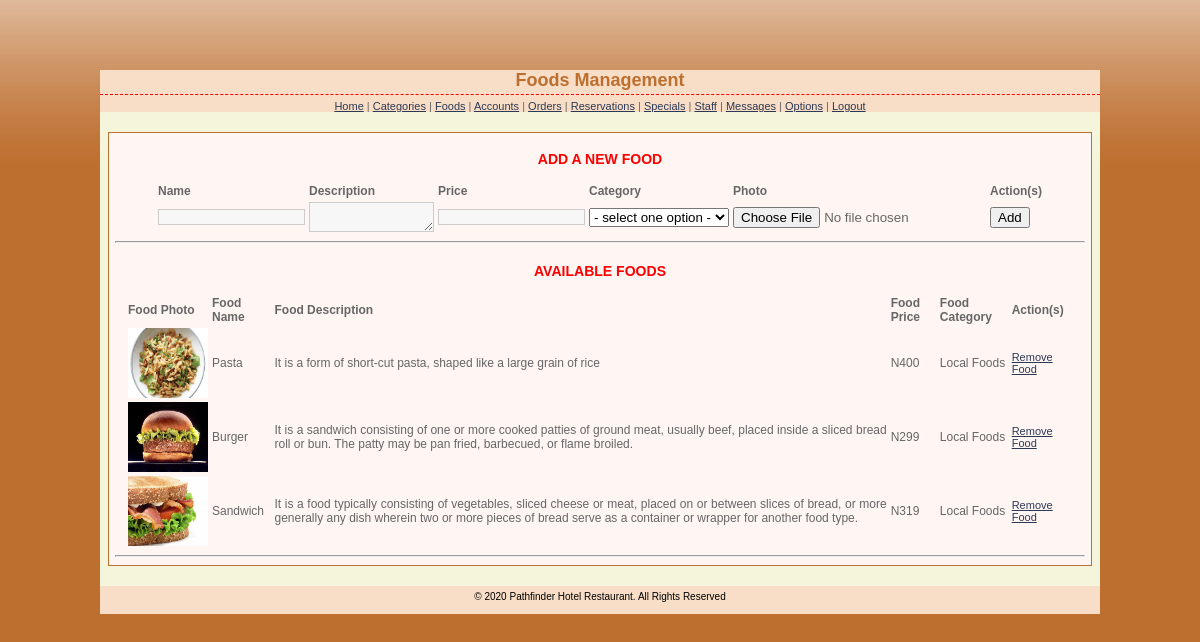
The page /admin/foods.php (signed in) on the database its author committed.
### tables this page shows
CREATE TABLE `food_details` (
  `food_id` int(15) NOT NULL,
  `food_name` varchar(45) NOT NULL,
  `food_description` text NOT NULL,
  `food_price` float NOT NULL,
  `food_photo` varchar(45) NOT NULL,
  `food_category` int(15) NOT NULL
);

CREATE TABLE `currencies` (
  `currency_id` int(5) NOT NULL,
  `currency_symbol` varchar(15) NOT NULL,
  `flag` int(1) NOT NULL
);

CREATE TABLE `categories` (
  `category_id` int(15) NOT NULL,
  `category_name` varchar(45) NOT NULL
);

### admin/foods.php (the view, shortened to what this page needs)
<?php
    $result=mysql_query("SELECT * FROM food_details,categories WHERE food_details.food_category=categories.category_id")
    or die("There are no records to display ... \n" . mysql_error());
?>
<?php
    $categories=mysql_query("SELECT * FROM categories")
    or die("There are no records to display ... \n" . mysql_error());
?>
<?php
    $flag_1 = 1;
    $currencies=mysql_query("SELECT * FROM currencies WHERE flag='$flag_1'")
    or die("A problem has occured ... \n" . "Our team is working on it at the moment ... \n" . "Please check back after few hours.");
?>
<!DOCTYPE html PUBLIC "-//W3C//DTD XHTML 1.0 Transitional//EN" "http://www.w3.org/TR/xhtml1/DTD/xhtml1-transitional.dtd">
<html xmlns="http://www.w3.org/1999/xhtml">
<head>
<link href="stylesheets/admin_styles.css" rel="stylesheet" type="text/css" />
</head>
<body>
<div id="page">
<div id="header">
<h1>Foods Management </h1>
<a href="index.php">Home</a> | <a href="categories.php">Categories</a> | <a href="foods.php">Foods</a> | <a href="accounts.php">Accounts</a> | <a href="orders.php">Orders</a> | <a href="reservations.php">Reservations</a> | <a href="specials.php">Specials</a> | <a href="allocation.php">Staff</a> | <a href="messages.php">Messages</a> | <a href="options.php">Options</a> | <a href="logout.php">Logout</a>
</div>
<div id="container">
<table width="760" align="center">
<CAPTION><h3>ADD A NEW FOOD</h3></CAPTION>
<form name="foodsForm" id="foodsForm" action="foods-exec.php" method="post" enctype="multipart/form-data" onsubmit="return foodsValidate(this)">
<tr>
    <th>Name</th>
    <th>Description</th>
    <th>Price</th>
    <th>Category</th>
    <th>Photo</th>
    <th>Action(s)</th>
</tr>
<tr>
    <td><input type="text" name="name" id="name" class="textfield" /></td>
    <td><textarea name="description" id="description" class="textfield" rows="2" cols="15"></textarea></td>
    <td><input type="text" name="price" id="price" class="textfield" /></td>
    <td width="168"><select name="category" id="category">
    <option value="select">- select one option -
    <?php
    while ($row=mysql_fetch_array($categories)){
    echo "<option value=$row[category_id]>$row[category_name]";
    }
    ?>
    </select></td>
    <td><input type="file" name="photo" id="photo"/></td>
    <td><input type="submit" name="Submit" value="Add" /></td>
</tr>
</form>
</table>
<hr>
<table width="950" align="center">
<CAPTION><h3>AVAILABLE FOODS</h3></CAPTION>
<tr>
<th>Food Photo</th>
<th>Food Name</th>
<th>Food Description</th>
<th>Food Price</th>
<th>Food Category</th>
<th>Action(s)</th>
</tr>
<?php
$symbol=mysql_fetch_assoc($currencies);
while ($row=mysql_fetch_array($result)){
echo "<tr>";
echo '<td><img src=../images/'. $row['food_photo']. ' width="80" height="70"></td>';
echo "<td>" . $row['food_name']."</td>";
echo "<td>" . $row['food_description']."</td>";
echo "<td>" . $symbol['currency_symbol']. "" . $row['food_price']."</td>";
echo "<td>" . $row['category_name']."</td>";
echo '<td><a href="delete-food.php?id=' . $row['food_id'] . '">Remove Food</a></td>';
echo "</tr>";
}
?>
</table>
<hr>
</div>
<?php include 'footer.php'; ?>
</div>
</body>
</html>

### admin/stylesheets/admin_styles.css (style rules this page uses)
body { font: 11px Verdana, Arial, Helvetica, sans-serif; color: #666666; margin: 0px; padding: 20px 10px 0px; background:#bd6f2f url(../base-bg.gif) repeat-x top; }
.textfield { font-size: 11px; color: #333333; background: #F7F7F7; border: 1px solid #CCCCCC; padding-left: 1px; }
h1 { color: #bd6f2f; margin: 0px 0px 5px; padding: 0px 0px 3px; font: bold 18px Verdana, Arial, Helvetica, sans-serif; border-bottom: 1px dashed red; text-align:center; }
h3 { color:red; }
a { color: #2D3954; font-size: 11px; }
th { font-weight: bold; text-align: left; }
#page { width:1000px; margin:0 auto; margin-top:50px; padding-top:0px; background: beige; height:auto; }
#header { text-align:center; background:#f9dec7; }
#container { border:#bd6f2f solid 1px; padding:4px 6px 2px 6px; width:970px; margin:0 auto; background:#fff6f3; font-size:12px; text-align:justify; margin-top:20px; }

### rows shown on the page
food_details: food_photo (picture), food_name "Pasta", food_description "It is a form of short-cut pasta, shaped like a large grain of rice", food_price "400", categories.category_name "Local Foods"
currencies: currency_symbol "N"
food_details: food_photo (picture), food_name "Burger", food_description "It is a sandwich consisting of one or more cooked patties of ground meat, usually beef, placed inside a sliced bread roll or bun. The patty may be pan fried, barbecued, or flame broiled.", food_price "299", categories.category_name "Local Foods"
food_details: food_photo (picture), food_name "Sandwich", food_description "It is a food typically consisting of vegetables, sliced cheese or meat, placed on or between slices of bread, or more generally any dish wherein two or more pieces of bread serve as a container or wrapper for another food type.", food_price "319", categories.category_name "Local Foods"
